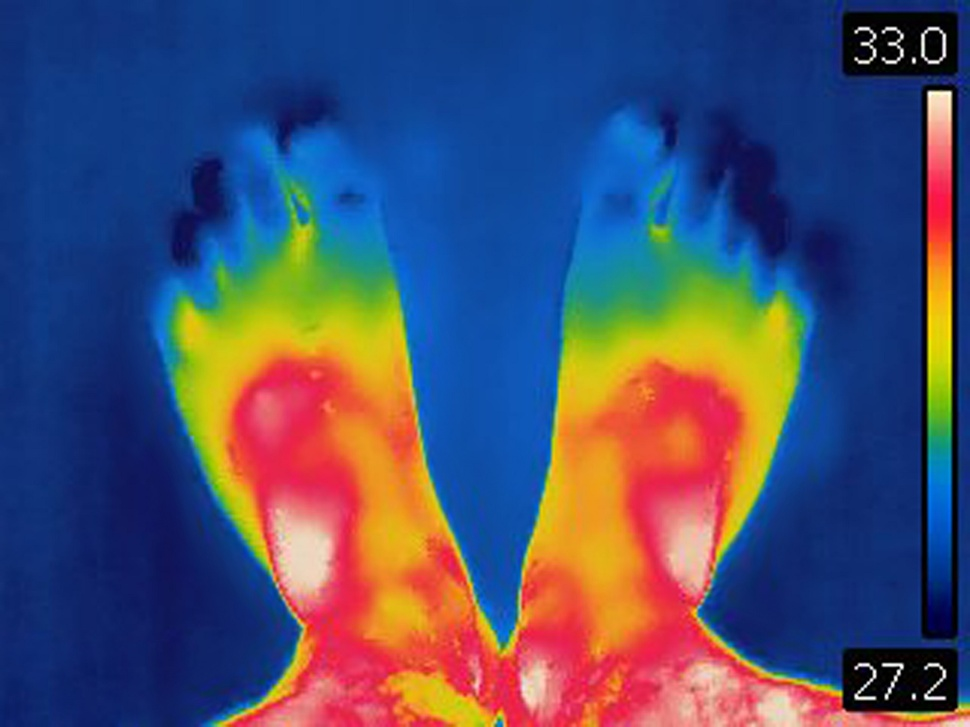
#> input picture server/sample_data/humanfeet.jpg, 970 x 727 px, shrunk from 2000 x 1500 before the run, found by its file name
$ python heatmap.py
#> lines starting #> are read from the running program, lines starting #| are printed output that depends on the picture
import cv2
import numpy as np
import matplotlib.pyplot as plt

def generate_heatmap(image_path):
    # Read the thermal image (assumed to be grayscale)
#> called with image_path = 'sample_data\\humanfeet.jpg'
    img = cv2.imread(image_path, cv2.IMREAD_GRAYSCALE)
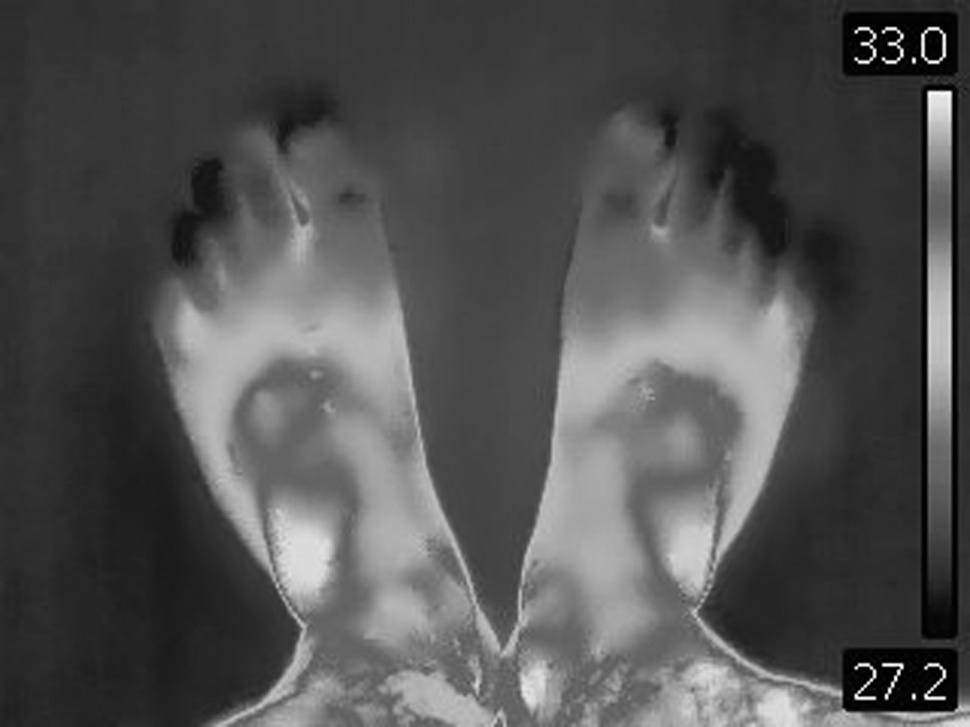
#> img: shape (727, 970); min 0, max 255, mean 82.2

    if img is None:
        raise ValueError(f"Image not found at {image_path}")

    # Apply a colormap to the grayscale image to create a heatmap
    heatmap = cv2.applyColorMap(img, cv2.COLORMAP_JET)
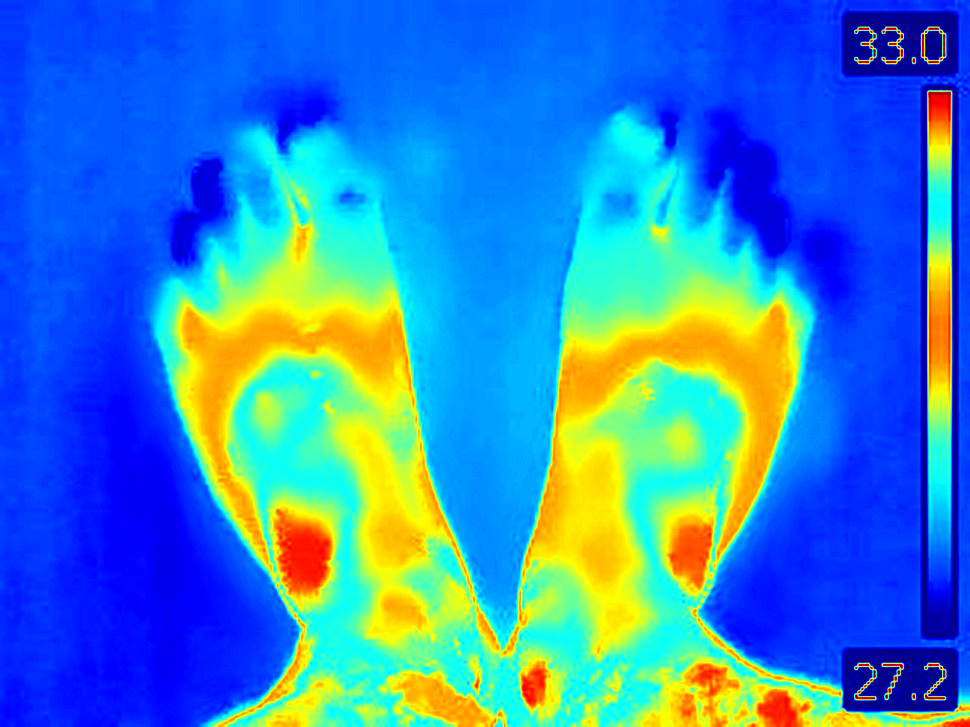
#> heatmap: shape (727, 970, 3); mean B, G, R 197.4, 133.2, 54.4

    # Save the heatmap image
    heatmap_file = image_path.replace(".jpg", "_heatmap.jpg")
    cv2.imwrite(heatmap_file, heatmap)

    # Display the heatmap
    plt.imshow(heatmap)
    plt.title("Thermal Image Heatmap")
    plt.axis('off')
    plt.show()

    return heatmap_file

# Example usage
if __name__ == "__main__":
    generate_heatmap("sample_data\humanfeet.jpg")

$ run again, with server/sample_data/images_heatmap.jpg copied over server/sample_data/humanfeet.jpg
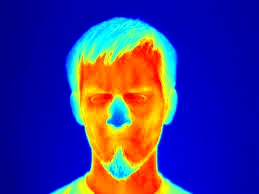
#> input picture server/sample_data/images_heatmap.jpg, 259 x 194 px, found by its file name
#> in generate_heatmap, `img = cv2.imread(image_path, cv2.IMREAD_GRAYSCALE)`:
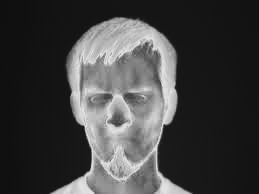
#> img: shape (194, 259); min 15, max 230, mean 64.7
#> in generate_heatmap, `heatmap = cv2.applyColorMap(img, cv2.COLORMAP_JET)`:
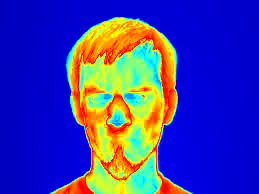
#> heatmap: shape (194, 259, 3); mean B, G, R 162.1, 60.3, 61.7
